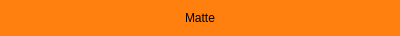
<?xml version="1.0" encoding="UTF-8"?>
<ui version="4.0">
 <class>MathBlock_Shelf</class>
 <widget class="CBBaseBlock" name="MathBlock_Shelf">
  <property name="geometry">
   <rect>
    <x>0</x>
    <y>0</y>
    <width>400</width>
    <height>32</height>
   </rect>
  </property>
  <property name="windowTitle">
   <string>MathBlock_Shelf</string>
  </property>
  <layout class="QHBoxLayout" name="horizontalLayout">
   <property name="leftMargin">
    <number>0</number>
   </property>
   <property name="topMargin">
    <number>0</number>
   </property>
   <property name="rightMargin">
    <number>0</number>
   </property>
   <property name="bottomMargin">
    <number>0</number>
   </property>
   <item>
    <widget class="QWidget" name="widget" native="true">
     <property name="styleSheet">
      <string notr="true">background-color: rgb(255, 127, 15);</string>
     </property>
     <layout class="QHBoxLayout" name="horizontalLayout_2">
      <item>
       <widget class="QLabel" name="label">
        <property name="text">
         <string>Matte</string>
        </property>
        <property name="alignment">
         <set>Qt::AlignCenter</set>
        </property>
       </widget>
      </item>
     </layout>
    </widget>
   </item>
  </layout>
 </widget>
 <layoutdefault spacing="6" margin="11"/>
 <customwidgets>
  <customwidget>
   <class>CBBaseBlock</class>
   <extends>QWidget</extends>
   <header>cbbaseblock.h</header>
   <container>1</container>
  </customwidget>
 </customwidgets>
 <resources/>
 <connections/>
</ui>
